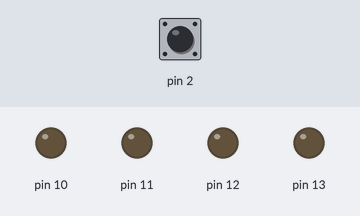
Recording of a sketch running on a simulated Arduino Uno, built with avr-gcc and run on an emulated ATmega328P. On the bench: output pins drawn as LEDs (lit = HIGH). Inputs (shaded band) come from the test bench; at power-on: pin 2 LOW.

Above: at 1.2 s.
1.3 s: pin 2 driven HIGH
At 2.5 s:
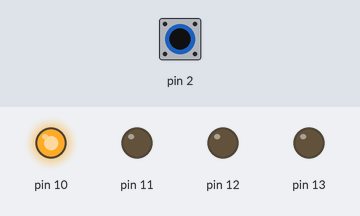
2.8 s: pin 2 pulsed LOW 5 times (0.12 s each, 0.3 s apart)
At 3.07 s:
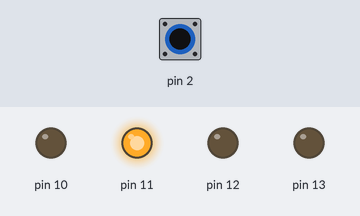
At 3.67 s:
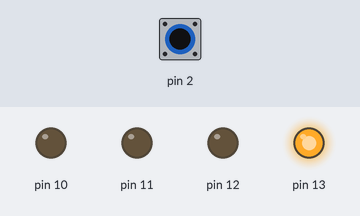
Timing chart, 0 to 5.8 s (numbered marks = the images above; inputs shaded):
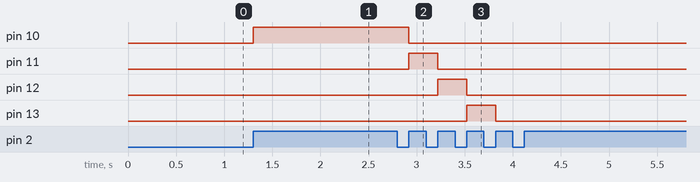

The sketch:

sketch_nov22b.ino
```cpp
int LED   = 8;
int LastButtonState =0;
int Button = 0;
void setup() {
  pinMode (2,INPUT);
  pinMode (13,OUTPUT);
  pinMode (12,OUTPUT);
  pinMode (11,OUTPUT);
  pinMode (10,OUTPUT);
  Serial.begin(9600);
}

void loop() {
 Button = digitalRead (2);
  if (Button==1 && LastButtonState == 0)
  {
    LED = LED+1;
    digitalWrite (LED+1,HIGH);
    digitalWrite (LED,LOW);
  }
 LastButtonState = Button;
}
```

Measured:
- after the input at 1.3 s, pin 10: LOW → HIGH at once
- after the input at 2.8 s, pin 10: HIGH → LOW after 0.12 s; pin 11: LOW → HIGH after 0.12 s, → LOW 0.30 s later; pin 12: LOW → HIGH after 0.42 s, → LOW 0.30 s later; pin 13: LOW → HIGH after 0.72 s, → LOW 0.30 s later
